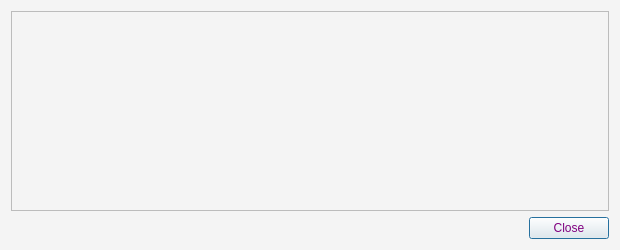
<?xml version="1.0" encoding="UTF-8"?>
<ui version="4.0">
 <class>TransactionDescDialog</class>
 <widget class="QDialog" name="TransactionDescDialog">
  <property name="geometry">
   <rect>
    <x>0</x>
    <y>0</y>
    <width>620</width>
    <height>250</height>
   </rect>
  </property>
  <property name="windowTitle">
   <string>Transaction details</string>
  </property>
  <property name="styleSheet">
   <string notr="true">color: rgb(204, 155, 68);
background-color: rgb(244, 244, 244);</string>
  </property>
  <layout class="QVBoxLayout" name="verticalLayout">
   <item>
    <widget class="QTextEdit" name="detailText">
     <property name="toolTip">
      <string>This pane shows a detailed description of the transaction</string>
     </property>
     <property name="readOnly">
      <bool>true</bool>
     </property>
    </widget>
   </item>
   <item>
    <widget class="QDialogButtonBox" name="buttonBox">
     <property name="styleSheet">
      <string notr="true">color: #800080;</string>
     </property>
     <property name="orientation">
      <enum>Qt::Horizontal</enum>
     </property>
     <property name="standardButtons">
      <set>QDialogButtonBox::Close</set>
     </property>
    </widget>
   </item>
  </layout>
 </widget>
 <resources/>
 <connections>
  <connection>
   <sender>buttonBox</sender>
   <signal>accepted()</signal>
   <receiver>TransactionDescDialog</receiver>
   <slot>accept()</slot>
   <hints>
    <hint type="sourcelabel">
     <x>248</x>
     <y>254</y>
    </hint>
    <hint type="destinationlabel">
     <x>157</x>
     <y>274</y>
    </hint>
   </hints>
  </connection>
  <connection>
   <sender>buttonBox</sender>
   <signal>rejected()</signal>
   <receiver>TransactionDescDialog</receiver>
   <slot>reject()</slot>
   <hints>
    <hint type="sourcelabel">
     <x>316</x>
     <y>260</y>
    </hint>
    <hint type="destinationlabel">
     <x>286</x>
     <y>274</y>
    </hint>
   </hints>
  </connection>
 </connections>
</ui>
